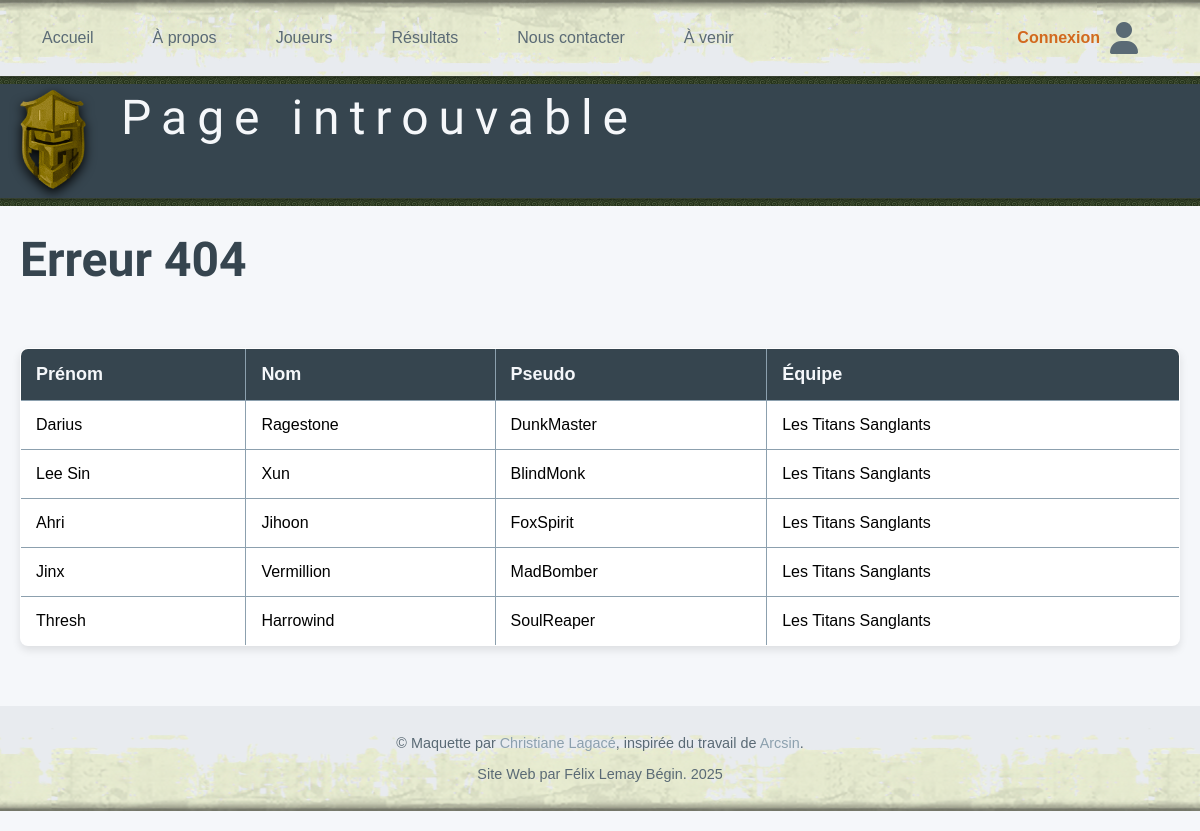
The app's page /details-equipe.php?id=1 with its own data.
### tables this page shows
CREATE TABLE joueurs (
  id int NOT NULL PRIMARY KEY AUTO_INCREMENT,
  nomfamille varchar(50) NOT NULL,
  prenom varchar(50) NOT NULL,
  pseudo varchar(50) NOT NULL UNIQUE,
  courriel varchar(100) NOT NULL UNIQUE,
  dateinscription timestamp DEFAULT NULL,
  actif boolean DEFAULT NULL
);

CREATE TABLE equipes (
  id int NOT NULL PRIMARY KEY AUTO_INCREMENT,
  nom varchar(50) NOT NULL UNIQUE,
  slogan varchar(100) DEFAULT NULL,
  commentaire text,
  dateajout date NOT NULL,
  jeu_id int DEFAULT NULL,
  FOREIGN KEY (jeu_id) REFERENCES jeux (id) ON DELETE SET NULL
);

### details-equipe.php (the view, shortened to what this page needs)
<?php
require('include/configuration.inc');
require('include/entete.inc');
if (isset($_GET['id'])) {
    $id = intval($_GET['id']);
    $requete = "
        SELECT joueurs.prenom, joueurs.nomfamille, joueurs.pseudo, equipes.nom AS nom_equipe
        FROM joueurs
        INNER JOIN equipes_joueurs ON joueurs.id = equipes_joueurs.joueur_id
        INNER JOIN equipes ON equipes.id = equipes_joueurs.equipe_id
        WHERE equipes_joueurs.equipe_id = :id
    ";
    try {
        $stmt = $pdo->prepare($requete);
        $stmt->bindValue(':id', $id, PDO::PARAM_INT);
        $stmt->execute();
        $resultats = $stmt->fetchAll(PDO::FETCH_NUM);
        if ($resultats && count($resultats) > 0) {
            echo "<table class='table'>";
            echo "<tr>
                    <th>Prénom</th>
                    <th>Nom</th>
                    <th>Pseudo</th>
                    <th>Équipe</th>
                  </tr>";
            foreach ($resultats as $enreg) {
                echo "<tr>";
                echo "<td>" . htmlspecialchars($enreg[0]) . "</td>";
                echo "<td>" . htmlspecialchars($enreg[1]) . "</td>";
                echo "<td>" . htmlspecialchars($enreg[2]) . "</td>";
                echo "<td>" . htmlspecialchars($enreg[3]) . "</td>";
                echo "</tr>";
            }
            echo "</table>";
        } else {
            echo "<p class='message-avertissement'>Il n'y a présentement aucun joueur.</p>";
        }
    } catch (PDOException $e) {
        echo "<p class='message-erreur'>Nous sommes désolés, les données ne peuvent pas être affichées.</p>";
        echo "";
    }
}
require('include/pied-page.inc');
?>

### css/style.css (style rules this page uses)
:root { --couleur-principale-fonce: #36454F; --couleur-principale-pale: #5A6A75; --couleur-principale-tres-pale: #8CA0AE; --couleur-secondaire-fonce: #E8EBEF; --couleur-secondaire-pale: #F5F7FA; --couleur-punch-fonce: #8B4513; --couleur-punch-pale: #D2691E; }
* { box-sizing: border-box; }
body { display: flex; min-height: 100vh; flex-direction: column; margin: 0; font-family: "Lucida Sans Unicode", sans-serif; }

### css/mes-styles.css (style rules this page uses)
.table { width: 100%; margin: 20px auto; border-collapse: collapse; background: white; box-shadow: 0 4px 8px rgba(0, 0, 0, 0.1); border-radius: 8px; overflow: hidden; text-align: left; }
.table, .table th, .table td { border: 1px solid var(--couleur-principale-tres-pale); padding: 15px; }
.table th { background: var(--couleur-principale-fonce); color: var(--couleur-secondaire-pale); font-size: 18px; }

### records on screen
joueurs: prenom "Darius", nomfamille "Ragestone", pseudo "DunkMaster", equipes.nom "Les Titans Sanglants"
joueurs: prenom "Lee Sin", nomfamille "Xun", pseudo "BlindMonk", equipes.nom "Les Titans Sanglants"
joueurs: prenom "Ahri", nomfamille "Jihoon", pseudo "FoxSpirit", equipes.nom "Les Titans Sanglants"
joueurs: prenom "Jinx", nomfamille "Vermillion", pseudo "MadBomber", equipes.nom "Les Titans Sanglants"
joueurs: prenom "Thresh", nomfamille "Harrowind", pseudo "SoulReaper", equipes.nom "Les Titans Sanglants"

### other values on screen
$titre "Page introuvable"
$h1 "Erreur 404"
$annee "2025"
